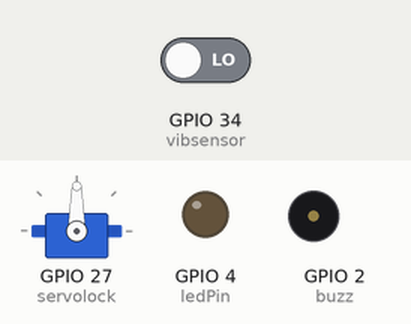
This sketch was run on a simulated ESP32. Parts: servo, output pins drawn as LEDs (lit = HIGH), buzzer (waves = sounding, pin HIGH). Inputs (shaded band) come from the test bench; at power-on: GPIO 34 (vibsensor) LOW. WiFi joins after 1.5 s; servers stay silent unless stated; no MQTT or app messages arrive unless stated; what the sketch prints to the serial monitor is not drawn.

Above: at 0.0 s.
At 2.7 s:
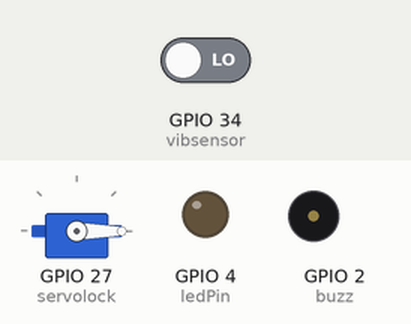
2.8 s: GPIO 34 (vibsensor) driven HIGH
At 3.5 s:
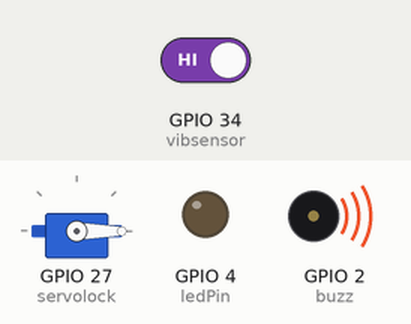
Timing chart, 0 to 9.3 s (numbered marks = the images above; inputs shaded):
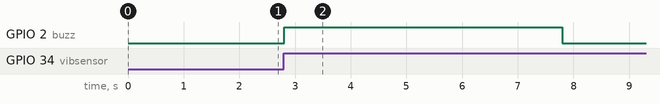

Measured:
- after the input at 2.8 s, GPIO 2 (buzz): LOW → HIGH at once, → LOW 5.0 s later

The sketch:

node-red-Smart-bicycle-lock.ino
```cpp
#include <WiFi.h>
#include <PubSubClient.h>
#include <ESP32Servo.h>

Servo myservo;

// Replace the next variables with your SSID/Password combination
const char* ssid = "HP";
const char* password = "nafza9494";

// Add your MQTT Broker IP address, example:
//const char* mqtt_server = "192.168.1.144";
const char* mqtt_server = "192.168.43.228";

WiFiClient espClient;
PubSubClient client(espClient);
long lastMsg = 0;
char msg[50];
int value = 0;

// LED Pin
const int ledPin = 4;
int servolock = 27;
int vibsensor = 34;
int buzz = 2;


int valuevibsensor = 0;
int state = 0;
int statelock = 0;
int count = 0;

void setup() {
  Serial.begin(115200);
  ESP32PWM::allocateTimer(0);
  ESP32PWM::allocateTimer(1);
  ESP32PWM::allocateTimer(2);
  ESP32PWM::allocateTimer(3);
  myservo.setPeriodHertz(50);// Standard 50hz servo
  myservo.attach(servolock, 500, 2400);

  setup_wifi();
  client.setServer(mqtt_server, 1883);
  client.setCallback(callback);

  pinMode(ledPin, OUTPUT);
  pinMode(buzz, OUTPUT);
  pinMode(vibsensor, INPUT);
  myservo.write(0);
}

void setup_wifi() {
  delay(10);
  // We start by connecting to a WiFi network
  Serial.println();
  Serial.print("Connecting to ");
  Serial.println(ssid);

  WiFi.begin(ssid, password);

  while (WiFi.status() != WL_CONNECTED) {
    delay(500);
    Serial.print(".");
  }

  Serial.println("");
  Serial.println("WiFi connected");
  Serial.println("IP address: ");
  Serial.println(WiFi.localIP());
}

void callback(char* topic, byte* message, unsigned int length) {
  Serial.print("Message arrived on topic: ");
  Serial.print(topic);
  Serial.print(". Message: ");
  String messageTemp;
  String messageStart;

  for (int i = 0; i < length; i++) {
    Serial.print((char)message[i]);
    messageTemp += (char)message[i];
    messageStart += (char)message[i];
  }
  Serial.println();

  // Feel free to add more if statements to control more GPIOs with MQTT

  // If a message is received on the topic esp32/output, you check if the message is either "on" or "off".
  // Changes the output state according to the message
  if (String(topic) == "esp32/lock") {
    Serial.print("Changing output to ");
    if(messageTemp == "on"){
      Serial.println("on");
      myservo.write(90);
      statelock = 1;
    }
    else if(messageTemp == "off"){
      Serial.println("off");
      myservo.write(0);
      statelock = 0;
    }
  }

  else if (String(topic) == "esp32/start"){
    if(messageStart == "start"){
      Serial.println("start");
      state = 0;
      }
    }
}

void reconnect() {
  // Loop until we're reconnected
  while (!client.connected()) {
    Serial.print("Attempting MQTT connection...");
    // Attempt to connect
    if (client.connect("ESP8266Client")) {
      Serial.println("connected");
      // Subscribe
      client.subscribe("esp32/lock");
      client.subscribe("esp32/start");
    } else {
      Serial.print("failed, rc=");
      Serial.print(client.state());
      Serial.println(" try again in 5 seconds");
      // Wait 5 seconds before retrying
      delay(5000);
    }
  }
}
void loop() {
  if (!client.connected()) {
    reconnect();
  }
  client.loop();

  valuevibsensor = digitalRead(vibsensor);

  if (valuevibsensor == HIGH && state == 0){
    if (statelock == 0){
      for (int i = 0; i < 5; i++){
      client.publish("esp32/notification", "notification");
      }
      digitalWrite(buzz, HIGH);
      Serial.println("buzz on");
      delay(5000);
      digitalWrite(buzz, LOW);
      Serial.println("buzz off");
      state = 1;
      }
    }
}
```
